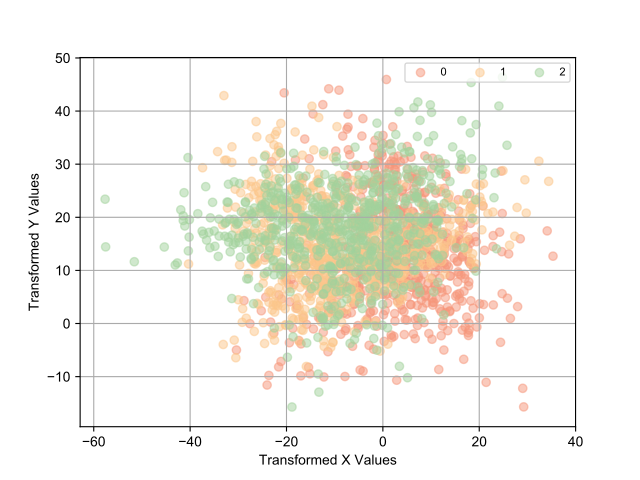

Source code (Python):
import scipy as sp
import scipy.linalg as linalg
#import pylab as pl
import matplotlib.pyplot as plt
from mpl_toolkits.mplot3d import Axes3D

from utils import plot_color

'''############################'''
'''Principle Component Analyses'''
'''############################'''

'''
Compute Covariance Matrix
Input: Matrix of size #samples x #features
Output: Covariance Matrix of size #features x #features
Note: Do not use scipy or numpy cov. Implement the function yourself.
      You can of course add an assert to check your covariance function
      with those implemented in scipy/numpy.
'''
def computeCov(X=None):
    Xm = X - X.mean(axis=0)
    return 1.0/(Xm.shape[0]-1)*sp.dot(Xm.T,Xm)

'''
Compute PCA
Input: Covariance Matrix
Output: [eigen_values,eigen_vectors] sorted in such a why that eigen_vectors[:,0] is the first principle component
        eigen_vectors[:,1] the second principle component etc...
Note: Do not use an already implemented PCA algorithm. However, you are allowed to use an implemented solver 
      to solve the eigenvalue problem!
'''
def computePCA(matrix=None):
    #compute eigen values and vectors
    [eigen_values,eigen_vectors] = linalg.eig(matrix)
    #sort eigen vectors in decreasing order based on eigen values
    indices = sp.argsort(-eigen_values)
    return [sp.real(eigen_values[indices]), eigen_vectors[:,indices]]

'''
Compute PCA using SVD
Input: Data Matrix
Output: [eigen_values,eigen_vectors] sorted in such a why that eigen_vectors[:,0] is the first principle component
        eigen_vectors[:,1] the second principle component etc...
Note: Do not use an already implemented PCA algorithm. However, you are allowed to use SciPy svd solver!
'''
def computePCA_SVD(matrix=None):
    #Normalise input matrix to be unbiased
    X = 1.0/sp.sqrt(matrix.shape[0]-1) * matrix
    #Compute SVD in X
    [L,S,R] = linalg.svd(X)
    #Variance is singular values squared
    eigen_values = S*S
    eigen_vectors = R.T
    return [eigen_values,eigen_vectors]

'''
Transform Input Data Onto New Subspace
Input: pcs: matrix containing the first x principle components
       data: input data which should be transformed onto the new subspace
Output: transformed input data. Should now have the dimensions #samples x #components_used_for_transformation
'''
def transformData(pcs=None,data=None):
    return sp.dot(data,pcs)

'''
Compute Variance Explaiend
Input: eigen_values
Output: return vector with varianced explained values. Hint: values should be between 0 and 1 and should sum up to 1.
'''
def computeVarianceExplained(evals=None):
    return evals/evals.sum()


'''############################'''
'''Different Plotting Functions'''
'''############################'''

'''
Plot Cumulative Explained Variance
Input: var: variance explained vector
       filename: filename to store the file
'''
def plotCumSumVariance(var=None,filename="cumsum.pdf"):
    pl.figure()
    pl.plot(sp.arange(var.shape[0]),sp.cumsum(var)*100)
    pl.xlabel("Principle Component")
    pl.ylabel("Cumulative Variance Explained in %")
    pl.grid(True)
    #Save file
    pl.savefig(filename)

'''
Plot Transformed Data
Input: transformed: data matrix (#sampels x 2)
       labels: target labels, class labels for the samples in data matrix
       filename: filename to store the plot
'''
def plotTransformedData(transformed=None,labels=None,filename=None):
    pl.figure()
    ind_l = sp.unique(labels)
    legend = []
    for i,label in enumerate(ind_l):
        ind = sp.where(label==labels)[0]
        plot = pl.scatter(transformed[ind,0],transformed[ind,1],color=plot_color[i],alpha=0.5)
        legend.append(plot)
    pl.legend(ind_l,scatterpoints=1,numpoints=1,prop={'size':8},ncol=6,loc="upper right",fancybox=True)
    pl.xlabel("Transformed X Values")
    pl.ylabel("Transformed Y Values")
    pl.grid(True)
    #Save File
    if filename!=None:
       pl.savefig(filename)

def plot3DTransform(transformed=None, labels=None, filename=None):
    fig = plt.figure()
    ax = fig.add_subplot(111, projection='3d')
    ind_l = sp.unique(labels)
    
    for i,label in enumerate(ind_l):
        ind = sp.where(label==labels)[0]
        ax.scatter(xs=transformed[ind,0], ys=transformed[ind,1], zs=transformed[ind,2], zdir='z', s=20, c=plot_color[i], marker='o')    
    
    ax.set_xlabel('Transformed X Values')
    ax.set_ylabel('Transformed Y Values')
    ax.set_zlabel('Transformed Z Values')
    plt.show()

'''############################'''
'''Data Preprocessing Functions'''
'''############################'''

'''
Data Normalisation (Zero Mean, Unit Variance)
'''
def dataNormalisation(X=None):
    Xm = X - X.mean(axis=0)
    return Xm/sp.std(Xm,axis=0)

'''
Substract Mean from Data (zero mean)
'''
def zeroMean(X=None):
    return X - X.mean(axis=0)
